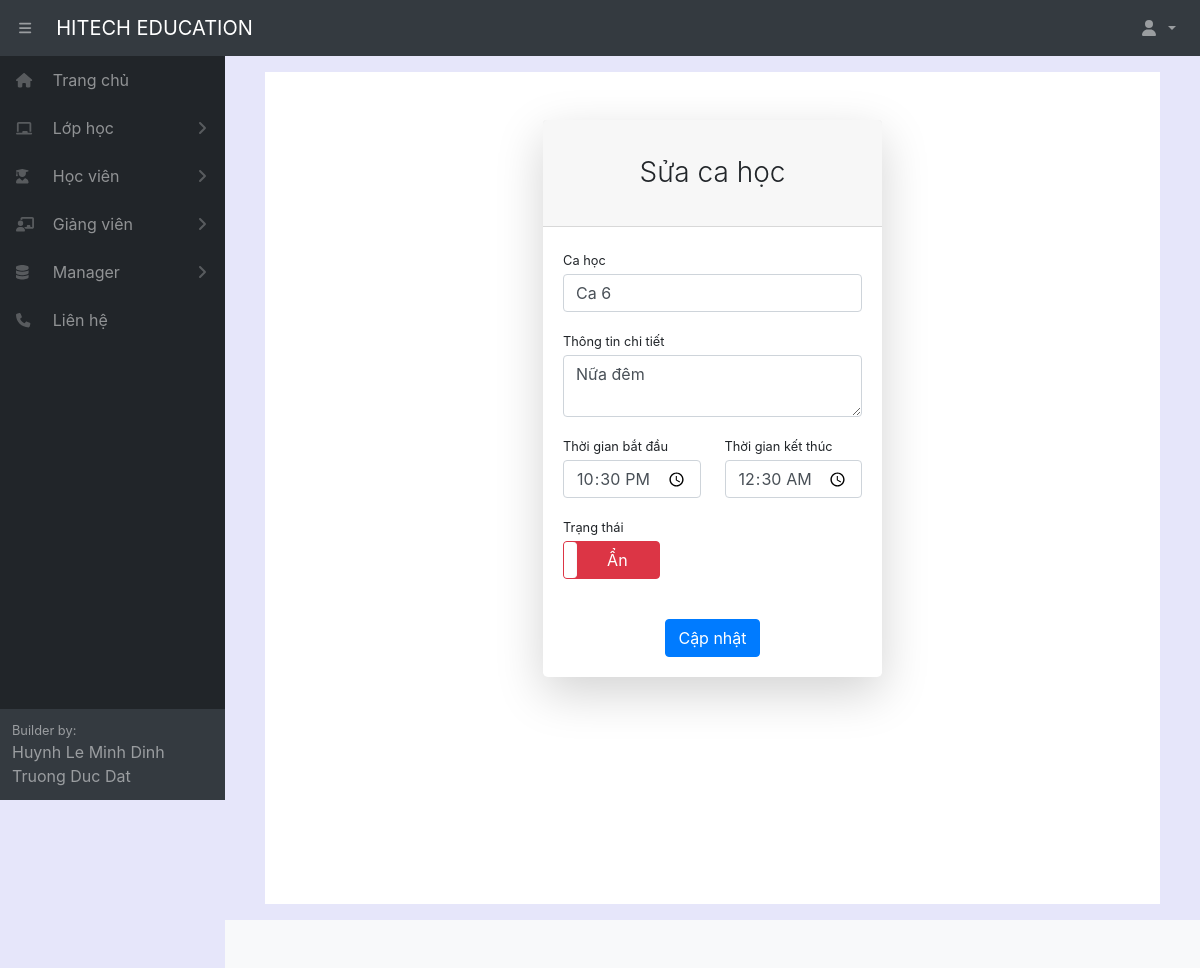
/edittimeshift/6 (signed in), run on the app's committed database.
### home/models.py (models this page shows, shortened)
class TimeShift(models.Model):
    fullname = models.CharField(max_length=100, verbose_name="Tên ca học")
    infomation = models.CharField(max_length=1000, blank=True, verbose_name="Thông tin ca học")
    timestart = models.TimeField(null = True, blank=True, verbose_name="Giờ bắt đầu")
    timeend = models.TimeField(null = True, blank=True, verbose_name="Giờ kết thúc")
    active = models.BooleanField(default=True, verbose_name="Trạng thái")
    class Meta:
        ordering =["fullname"]
        verbose_name_plural = "Ca học"

### home/decorators.py (the view)
        def wrapper_func(request, *args, **kwargs):
            group = None
            if request.user.groups.exists():
                group = request.user.groups.all()[0].name
            if group in allowed_roles:
                return view_func(request, *args, **kwargs)
            else:
                return redirect('errorrole')

### home/views.py (called while the page is built, shortened)
@login_required(login_url='login')
@allowed_users(allowed_roles=['admin'])
def editTimeShift(request,pk):
    timeshift = TimeShift.objects.get(pk=pk)
    context={'timeshift':timeshift}
    return render(request,'manager/editTimeShift.html',context)

### home/templates/manager/editTimeShift.html (shortened to what this page needs)
{% extends "pages/base.html" %}
{% block content %}
{% load static %}
<div class="container" style="height: 52em;">
    <div class="row justify-content-center">
        <div class="col-lg-5">
            <div class="card shadow-lg border-0 rounded-lg mt-5">
                <div class="card-header">
                    <h3 class="text-center font-weight-light my-4">Sửa ca học</h3>
                </div>
                <div class="card-body">
                    <form action="" method="POST">
                        <div class="row">
                            <div class="col-xl-12 col-md-12">
                                <div class="form-group">
                                    <label class="small mb-1" for="id_fullname">Ca học</label>
                                    <input class="form-control" type="text" name="fullname" maxlength="100" required
                                        id="id_fullname" placeholder="Nhập tên ca học" value="{{timeshift.fullname}}" />
                                </div>
                            </div>
                            <div class="col-xl-12 col-md-12">
                                <div class="form-group">
                                    <label class="small mb-1" for="id_infomation">Thông tin chi tiết</label>
                                    <textarea class="form-control" name="infomation" maxlength="1000" id="id_infomation"
                                        rows="2" placeholder="Nội dung">{{timeshift.infomation}}</textarea>
                                </div>
                            </div>
                            <div class="col-xl-6 col-md-12">
                                <div class="form-group">
                                    <label class="small mb-1" for="id_timestart">Thời gian bắt đầu</label>
                                    <input class="form-control" type="time" name="timestart" id="id_timestart"
                                        value="{{timeshift.timestart|date:"H:i"}}" />
                                </div>
                            </div>
                            <div class="col-xl-6 col-md-12">
                                <div class="form-group">
                                    <label class="small mb-1" for="id_timeend">Thời gian kết thúc</label>
                                    <input class="form-control" type="time" name="timeend" id="id_timeend"
                                        value="{{timeshift.timeend|date:"H:i"}}" />
                                </div>
                            </div>
                            <div class="col-xl-12 col-md-12">
                                <label class="small mb-1" for="id_active">Trạng thái</label>
                                <div class="form-group">
                                </div>
                            </div>
                        </div>
                        <div class="form-group d-flex align-items-center justify-content-between mt-4 mb-0">
                            <input class="btn btn-primary" type="submit" value="Cập nhật"
                                style="margin-left: auto; margin-right: auto;">
                        </div>
                    </form>
                </div>
            </div>
        </div>
    </div>
</div>
{% endblock content %}

### data on the page
TimeShift: fullname "Ca 6", infomation "Nữa đêm", timestart "22:30", timeend "00:30"
